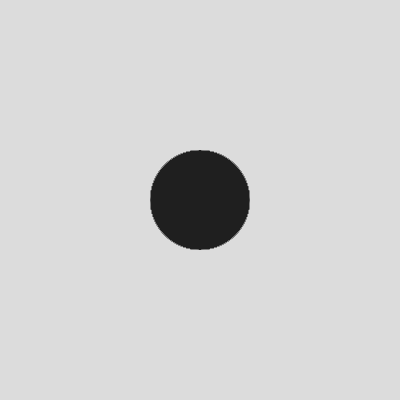
Frame 1 (no input)
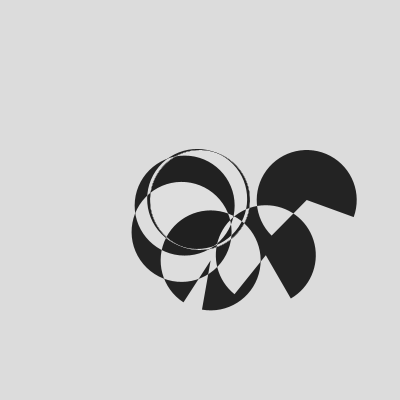
Frame 60 (the mouse pressed at the canvas centre just before this capture)
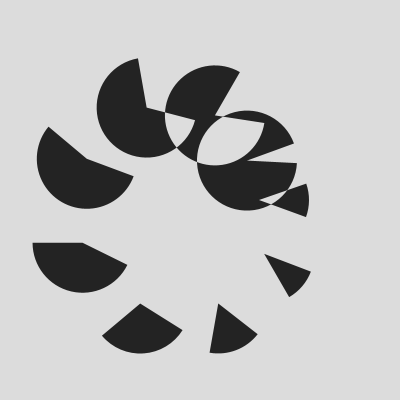
Frame 120 (the mouse held since frame 60 and released just before this capture)

The Processing sketch that drew these frames (run headless with seeded random() and noise(); from frame 60 on, the mouse is pressed at the canvas centre):

// Processing sketch: weirdcircles
// ── weirdcircles.pde
circle[] circles;
int circleAmount=9;
float maxAngle;
int nextStartFrame;

void setup() {
  size(400, 400);
  noStroke();
  blendMode(EXCLUSION);
  maxAngle = TWO_PI/circleAmount;
  nextStartFrame=0;
  starting();
}

void draw() {
  translate(width/2, height/2);
  background(220);
  noStroke();
  fill(255);
  if (frameCount>nextStartFrame) {
    blendMode(EXCLUSION);
    int done=0;
    for (int i=0; i<circleAmount; i++) {
      circles[i].show();
      if (!circles[i].done) {
        
        circles[i].update();
      } else {
        done=i;
      }
    }
    blendMode(REPLACE);
    fill(35);
    if (done>=1) {
      arc(0, 0, 100, 100, (0-maxAngle)+maxAngle/2, (maxAngle*done)+maxAngle/2);
    }
    if (done==circleAmount-1&&frameCount>nextStartFrame+275){
      nextStartFrame=frameCount;
      starting();
    }
  }
}

void starting() {
  circles=new circle[circleAmount];
  for (int i=0; i<circleAmount; i++) {
    circles[i]=new circle(i, circleAmount);
  }
}

// ── circle.pde
class circle {
  float angle=0;
  float locAngle, dis, maxAngle, startFrame;
  int i,circles;
  boolean done=false;
  PVector loc = new PVector(0, 0);

  circle(int I, int Circles) {
    i=I;
    circles=Circles;
    locAngle = TWO_PI/Circles*i;
    maxAngle = TWO_PI-TWO_PI/Circles;
    startFrame=frameCount+I*10;
  }

  void show() {
    arc(loc.x, loc.y, 100, 100, (angle-maxAngle*i)+TWO_PI/circles/2, (TWO_PI-maxAngle*i)+TWO_PI/circles/2);
  }

  void update() {
    if (startFrame<=frameCount) {
      dis=map(-cos((startFrame-frameCount)*0.04), -1, 1, -1, 125);
      if (angle<maxAngle&&dis>50) {
        angle+=0.08;
      }
      if (angle>0&&dis<=0) {
        done=true;
      }
      float xdiv=cos(locAngle)*dis;
      float ydiv=sin(locAngle)*dis;
      loc.y = ydiv;
      loc.x = xdiv;
    }
  }
}
